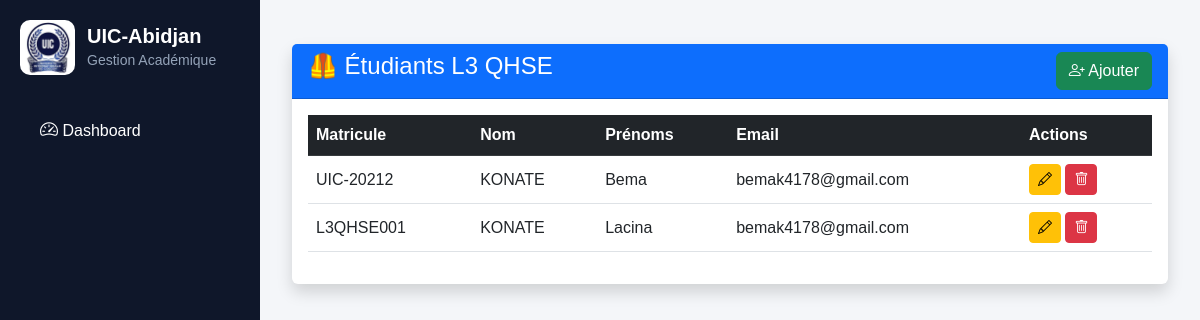
Before: /lmd/l3/qhse/etudiants/ with the older database file.
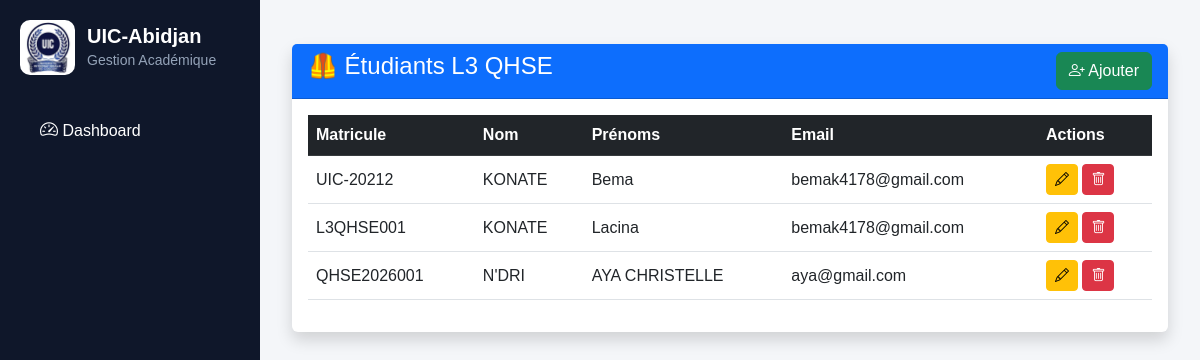
After: the same page with the newer database file.
### lmd/models.py (models this page shows, shortened)
class EtudiantLMD(models.Model):
    user = models.OneToOneField(
        User,
        on_delete=models.CASCADE,
        null=True,
        blank=True,
        related_name="etudiant_lmd"
    )
    matricule = models.CharField(
        max_length=50,
        unique=True,
        db_index=True
    )
    nom = models.CharField(
        max_length=100,
        db_index=True
    )
    prenoms = models.CharField(
        max_length=150
    )
    sexe = models.CharField(
        max_length=1,
        choices=(
            ('M', 'Masculin'),
            ('F', 'Féminin'),
        )
    )
    STATUTS = [
        ("AF", "Affecté"),
        ("NF", "Non Affecté"),
    ]
    statut = models.CharField(
        max_length=2,
        choices=STATUTS,
        default="NF"
    )
    date_naissance = models.DateField(
        null=True,
        blank=True
    )
    lieu_naissance = models.CharField(
        max_length=100,
        blank=True,
        null=True
    )
    telephone = models.CharField(
        max_length=30,
        blank=True
    )
    email = models.EmailField(
        blank=True
    )
    NIVEAUX = [
        ("L1", "Licence 1"),
        ("L2", "Licence 2"),
        ("L3", "Licence 3"),
        ("M1", "Master 1"),
        ("M2", "Master 2"),
        ("DOC", "Doctorat"),
    ]
    niveau = models.CharField(
        max_length=10,
        choices=NIVEAUX,
        db_index=True
    )
    filiere = models.ForeignKey(
        "FiliereLMD",
        on_delete=models.CASCADE,
        related_name="etudiants"
    )
    annee_academique = models.CharField(
        max_length=20,
        db_index=True
    )
    date_inscription = models.DateTimeField(
        auto_now_add=True
    )
    actif = models.BooleanField(
        default=True
    )
    class Meta:
        ordering = [
            "nom",
            "prenoms"
        ]
        constraints = [
            models.UniqueConstraint(
                fields=[
                    "matricule",
                    "annee_academique"
                ],
                name="unique_etudiant_annee"
            )
        ]

### lmd/views.py (the view)
# urls.py: path("l3/qhse/etudiants/",views.l3_qhse_etudiants,name="l3_qhse_etudiants"),
def l3_qhse_etudiants(request):
    filiere = FiliereLMD.objects.get(code="QHSE-L3")
    etudiants = EtudiantLMD.objects.filter(
         filiere=filiere,
        niveau="L3"
    )
    print("Nombre =", etudiants.count())
    for e in etudiants:
        print(e.id, e.matricule, e.nom, e.prenoms)
    return render(
        request,
        "lmd/l3_qhse/etudiants.html",
        {
            "etudiants": etudiants,
            "filiere": filiere,
        }
    )

### lmd/templates/lmd/l3_qhse/etudiants.html (shortened to what this page needs)
{% extends "base.html" %}
{% block content %}
<div class="container-fluid mt-4">
<div class="card shadow border-0">
<div class="card-header bg-primary text-white d-flex justify-content-between">
<h4>
🦺 Étudiants L3 QHSE
</h4>
<a href="{% url 'l3_qhse_etudiant_add' %}"
class="btn btn-success">
<i class="bi bi-person-plus"></i>
Ajouter
</a>
</div>
<div class="card-body">
<table class="table table-hover align-middle">
<thead class="table-dark">
<tr>
<th>Matricule</th>
<th>Nom</th>
<th>Prénoms</th>
<th>Email</th>
<th>Actions</th>
</tr>
</thead>
<tbody>
{% for e in etudiants %}
<tr>
<td>{{e.matricule}}</td>
<td>{{e.nom}}</td>
<td>{{e.prenoms}}</td>
<td>{{e.email}}</td>
<td>
<a href="{% url 'l3_qhse_etudiant_update' e.id %}"
class="btn btn-warning btn-sm">
<i class="bi bi-pencil"></i>
</a>
<a href="{% url 'l3_qhse_etudiant_delete' e.id %}"
class="btn btn-danger btn-sm">
<i class="bi bi-trash"></i>
</a>
</td>
</tr>
{% endfor %}
</tbody>
</table>
</div>
</div>
</div>
{% endblock %}

Changed rows visible on the page:
added EtudiantLMD: matricule "QHSE2026001", nom "N'DRI", prenoms "AYA CHRISTELLE", email "aya@gmail.com"
